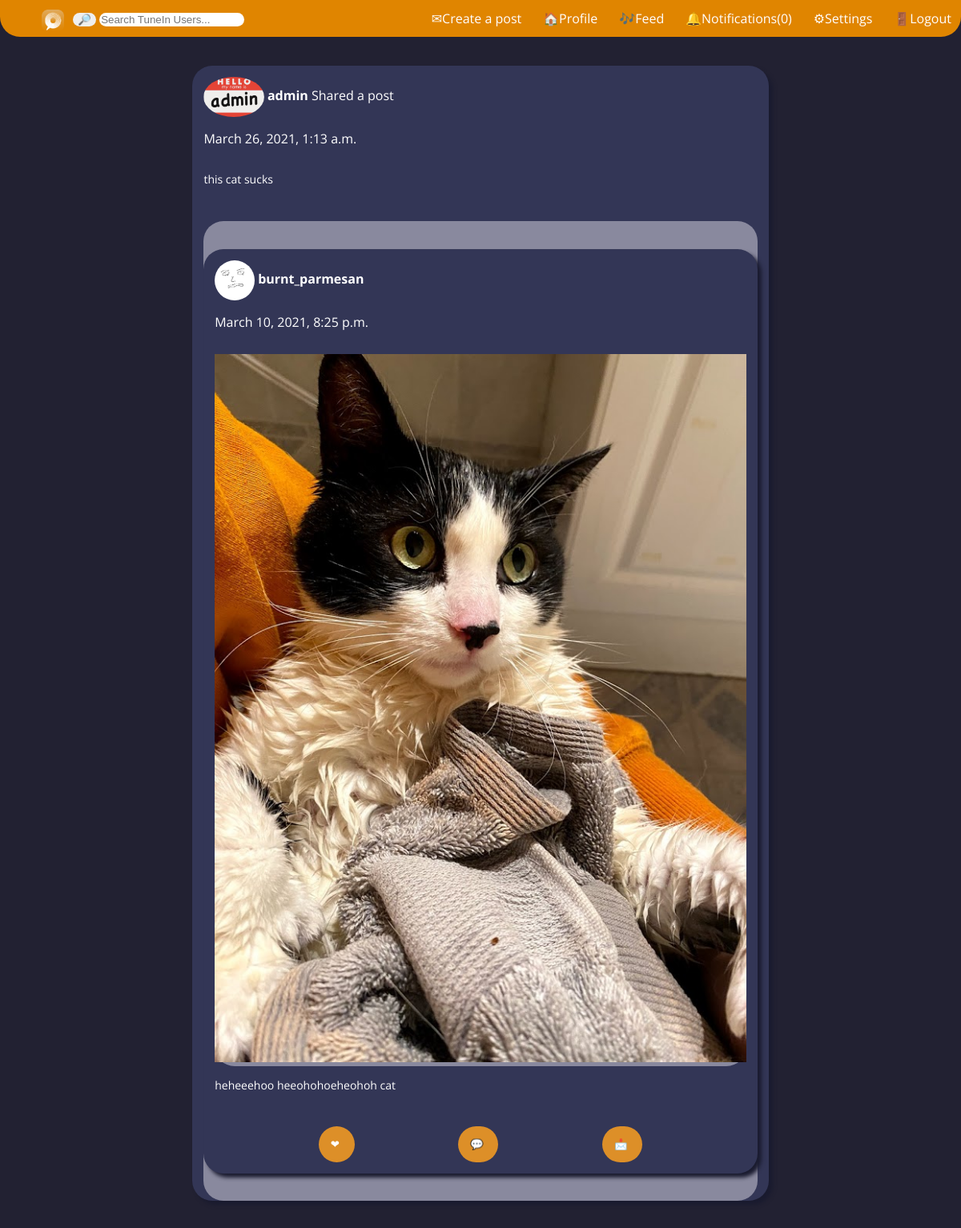
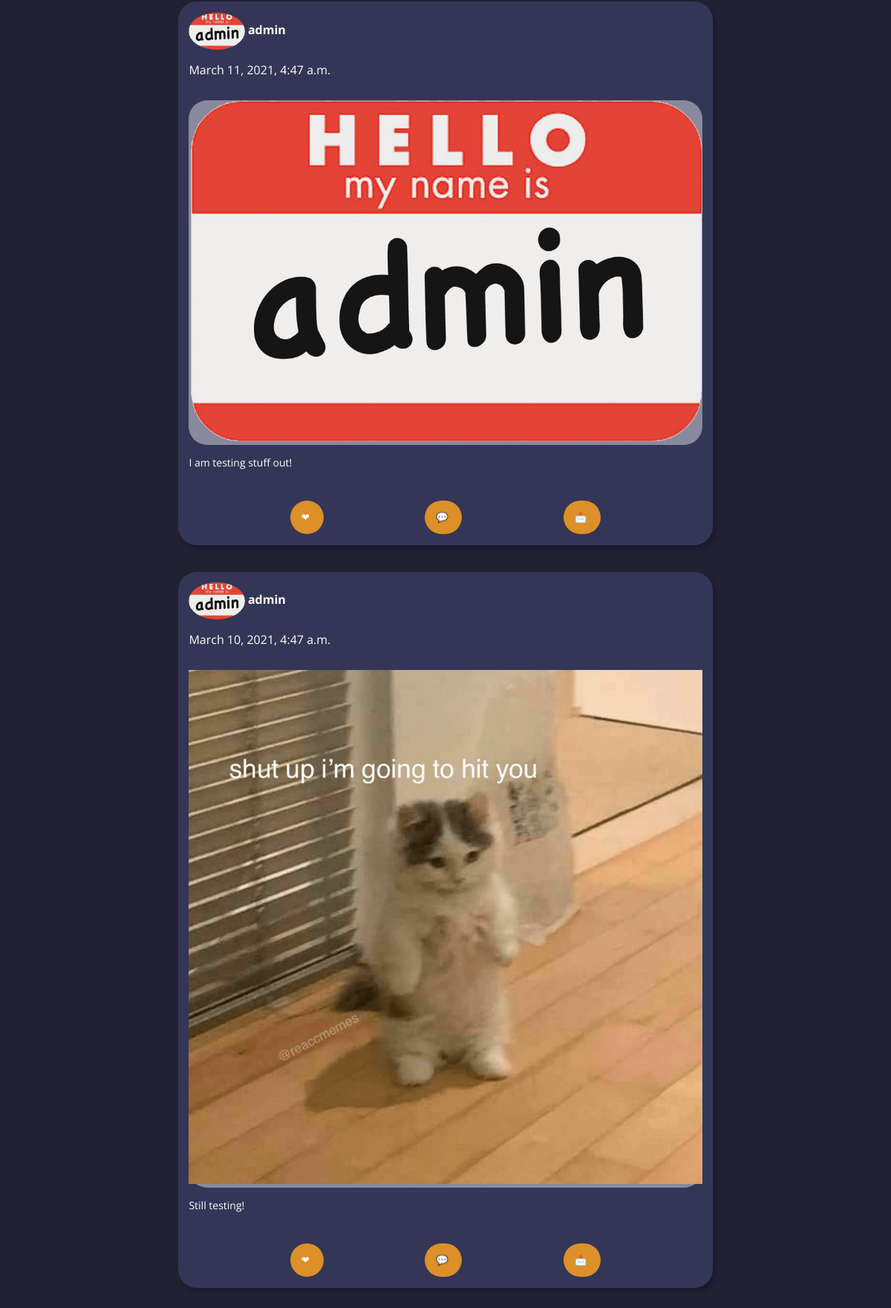
The app's page /feed (signed in) with its own data (2 pictures, top to bottom).
### news/models.py (models this page shows, shortened)
class SharedPost(models.Model):
    originPost = models.ForeignKey(Post, on_delete=models.CASCADE,null=True)
    user = models.ForeignKey(User, on_delete=models.CASCADE)
    date_posted = models.DateTimeField(default=timezone.now)
    description = models.CharField(max_length=255, blank=True)
    def get_date(self):
        return self.date_posted

class Post(models.Model):
    description = models.CharField(max_length=255, blank=True)
    pic = models.ImageField(upload_to='static/media/postPictures', blank=True, null=True)
    date_posted = models.DateTimeField(default=timezone.now)
    user_name = models.ForeignKey(User, on_delete=models.CASCADE)
    tags = models.CharField(max_length=100, blank=True)
    def __str__(self):
        return self.description
    def get_date(self):
        return self.date_posted

### user_profile/models.py (models this page shows, shortened)
class Profile(models.Model):
    user = models.OneToOneField(User, on_delete=models.CASCADE)
    User._meta.get_field('email')._unique = True
    first_name = models.CharField(max_length=20,default="")
    last_name = models.CharField(max_length=20,default="")
    bio = models.CharField(max_length=500,default="n/a")
    photo = models.ImageField(upload_to='static/media/profilePictures')

### news/views.py (the view)
# urls.py: path('feed', views.feed, name="feed"),
def feed(request):
    sharedPosts = False
    if request.user.is_authenticated:
        following = Following.objects.filter(follower= request.user)
        following_list = []
        for f in following:
            following_list.append(getattr(f,'user'))
        if following:
            posts = Post.objects.filter(user_name__in=following_list)
            sharedPosts = SharedPost.objects.filter(user__in=following_list)
            sharedPosts = sharedPosts.order_by('-date_posted')
        else:
            posts = Post.objects.all()
        posts = posts.order_by('-date_posted')
        artist = request.user.groups.filter(name='artists').exists()
        friends_a = Friends.objects.filter(user= request.user)
        friends_b = Friends.objects.filter(friend= request.user)
        friends_list = []
        for f in friends_a:
            friends_list.append(getattr(f,'friend'))
        for f in friends_b:
            friends_list.append(getattr(f,'user'))
        friends_sharedPosts =SharedPost.objects.filter(user__in= friends_list)
        if friends_sharedPosts:
            print(friends_sharedPosts)
        if sharedPosts:
            print(sharedPosts)
            l_posts = list(posts)
            l_shared = list(sharedPosts)
            l_posts.extend(l_shared)
            print(l_posts)
            all_posts = sorted(l_posts,key=lambda x: x.get_date(),reverse=True)
            print(all_posts)
            test = {'posts': all_posts, 'artist': artist}
        else:
            test = {'posts': posts, 'artist': artist}
        if sharedPosts and friends_sharedPosts:
            print("cum")
            l_f_sp = list(friends_sharedPosts)
            all_posts.extend(l_f_sp)
            print(all_posts)
            all_posts = list(set(sorted(all_posts,key=lambda x: x.get_date(),reverse=True)))
            print(all_posts)
            test = {'posts': all_posts, 'artist': artist}
        return render(request, 'news.html', test)
    else:
        return HttpResponseRedirect('/')

### templates/news.html (shortened to what this page needs)
{% extends 'base.html' %}
{% load static %}
{% block content %}
<link rel="stylesheet" href="{% static 'css/news.css' %}">
<div class="posts">
{% for post in posts %}
{% if post.originPost %}
<div class="post" id="{{post.id}}">
    <div class="post_header">
        <img class ="post_icon" src="{{post.user.profile.photo.url }}">
        <a class="post_username" href="{% url 'user_profile' %}?username={{post.user}}">{{post.user}}</a> Shared a post
        <p id="date">{{post.date_posted}}</p>
    </div>
    <div class="post_text">
        <p>
               {{post.description}}
        </p>
    </div>
    <div class="post_content">
    <div class="post" id="{{post.originPost.id}}">
        <div class="post_header">
            <img class ="post_icon" src="{{post.originPost.user_name.profile.photo.url }}">
            <a class="post_username" href="{% url 'user_profile' %}?username={{post.originPost.user_name}}">{{post.originPost.user_name}}</a>
            <p id="date">{{post.originPost.date_posted}}</p>
        </div>
        <div class="post_content">
            <img src="{{post.originPost.pic}}">
        </div>
        <div class="post_text">
            <p>
                   {{post.originPost.description}}
            </p>
        </div>
        <div class="post_interactables">
            <div><button class="btn" onclick='likePost({{post.originPost.id}})' id='likeButton'>
            <span class="btn-icon">❤</span>
            </button></div>
            <div><button class="btn" onclick='showCommentPopup({{post.originPost.id}})'>
            <span class="btn-icon">💬</span>
            </button></div>
            <div><button class="btn" onclick='prepForSharing({{post.originPost.id}})'>
            <span class="btn-icon">📩</span>
            </button></div>
        </div>
    </div>
    </div>
</div>
 {%else%}
    <div class="post" id="{{post.id}}">
        <div class="post_header">
            <img class ="post_icon" src="{{post.user_name.profile.photo.url }}">
            <a class="post_username" href="{% url 'user_profile' %}?username={{post.user_name}}">{{post.user_name}}</a>
            <p id="date">{{post.date_posted}}</p>
        </div>
        <div class="post_content">
            <img src="{{post.pic}}">
        </div>
        <div class="post_text">
            <p>
                   {{post.description}}
            </p>
        </div>
        <div class="post_interactables">
            <div><button class="btn" onclick='likePost({{post.id}})' id='likeButton'>
            <span class="btn-icon">❤</span>
            </button></div>
            <div><button class="btn" onclick='showCommentPopup({{post.id}})'>
            <span class="btn-icon">💬</span>
            </button></div>
            <div><button class="btn" onclick='prepForSharing({{post.id}})'>
            <span class="btn-icon">📩</span>
            </button></div>
        </div>
    </div>
{%endif%}
{% endfor %}
</div>
{% endblock %}

### templates/base.html (shortened to what this page needs)
<!doctype html>
{% load static  %}
<html lang="en">
<link rel="stylesheet" href="{% static 'css/animations.css'%}">
<head>
</head>
<body>
    <div class="header">
        <ul>
            <li><a href="{% url 'feed' %}"><div class="logo"><img src="{% static 'tuneinLogo.png' %}" alt="TuneIn" width="28" height="28"/></div></a></li>
            <li>
                <div class="search">
                    <form action="{% url 'user_profile' %}">
                        <input type="submit" value="🔎">
                        <input type="text" id="usernameField" name="username" placeholder="Search TuneIn Users...">
                    </form>
                </div>
            </li>
            <div class="links">
                {%if artist %}
                <li><a href="{% url 'createPost' %}">✉Create a post</a></li>
                {%endif%}
                <li><a href="{% url 'user_profile' %}">🏠Profile</a></li>
                <li><a href="{% url 'feed' %}">🎶Feed</a></li>
                <li>
                    <div class='notification' ><span id='notification_title'>🔔Notifications(0)</span>
                    </div>
                </li>
                <li><a href="{% url 'settings' %}">⚙Settings</a></li>
                <li><a href="{% url 'logout' %}">🚪Logout</a></li>
            </ul>
        </div>
        {% block content %}
        {% endblock %}
    </body>
    </html>

### static/css/news.css (style rules this page uses)
body { margin:0; background-color: #222132; color:white; font-family: 'Open Sans', sans-serif; }
.posts { align-content: center; position: relative; width:60%; height:auto; margin-left: auto; margin-right: auto; }
.post { margin-top:5%; margin-bottom: 5%;; text-align: center; background-color: #333656; display: flex; flex-wrap: nowrap; border-radius: 25px; box-shadow: 5px 5px 5px #1A1B2F; flex-direction: column; }
.post_header { margin-top:2%; margin-left:2%; flex: 0 3 50px; width: 100%; text-align: left; }
.post_icon { display:inline; height:50px; max-width: 100%; max-height: 100%; vertical-align: middle; border-radius: 100%; }
.post_username { text-decoration:none; color: white; font-weight: bold; }
.post_content { flex: 0 3 100px; margin:2%; margin-bottom:0%; border-radius: 25px; background-color: #89899E; }
.post_content img { max-width: 100%; max-height: 100%; }
.post_text { margin:2%; margin-top: 0%; text-align: left; font-size: 14px; }
.post_interactables { display: flex; justify-content:space-evenly; margin:2%; }
.post_icon { display:iline; height:50px; max-width: 100%; max-height: 100%; vertical-align: middle; border-radius: 100%; }
.btn { position: relative; display: inline-block; padding: 15px; background-color: #DD8F28; cursor: pointer; outline: none; border: 0; vertical-align: middle; text-decoration: none; color: #fff; border-radius: 25px; -webkit-transition: width 0.5s; transition: width 0.5s; }

### templates/base.html (style rules this page uses)
body { color: #8c9499; background-color: #222132; }
.header { padding:1%; border-radius: 0px 0px 25px 25px; text-align:center; background-color:#E08500; }
.search { float: left; }
.search input { border-radius: 25px; border-width: 0; }
ul { color:white; text-align: right; list-style-type: none; margin: 0; }
li { padding-left: 2%; display: inline; }
body { margin:0; background-color: #222132; color:white; font-family: 'Open Sans', sans-serif; }
.logo { padding-right: 1%; float: left; }
.header a { text-decoration: none; color: white; }
.links { display:inline; }
.notification { position: relative; display: inline-block; }

### records on screen
SharedPost: user.profile.photo (picture), user "admin", date_posted "March 26, 2021, 1:13 a.m.", description "this cat sucks", originPost.user_name.profile.photo (picture), originPost.user_name "burnt_parmesan", originPost.date_posted "March 10, 2021, 8:25 p.m.", originPost.pic (picture), originPost.description "heheeehoo heeohohoeheohoh cat"
Post: user_name.profile.photo (picture), user_name "admin", date_posted "March 11, 2021, 4:47 a.m.", pic (picture), description "I am testing stuff out!"
Post: user_name.profile.photo (picture), user_name "admin", date_posted "March 10, 2021, 4:47 a.m.", pic (picture), description "Still testing!"
